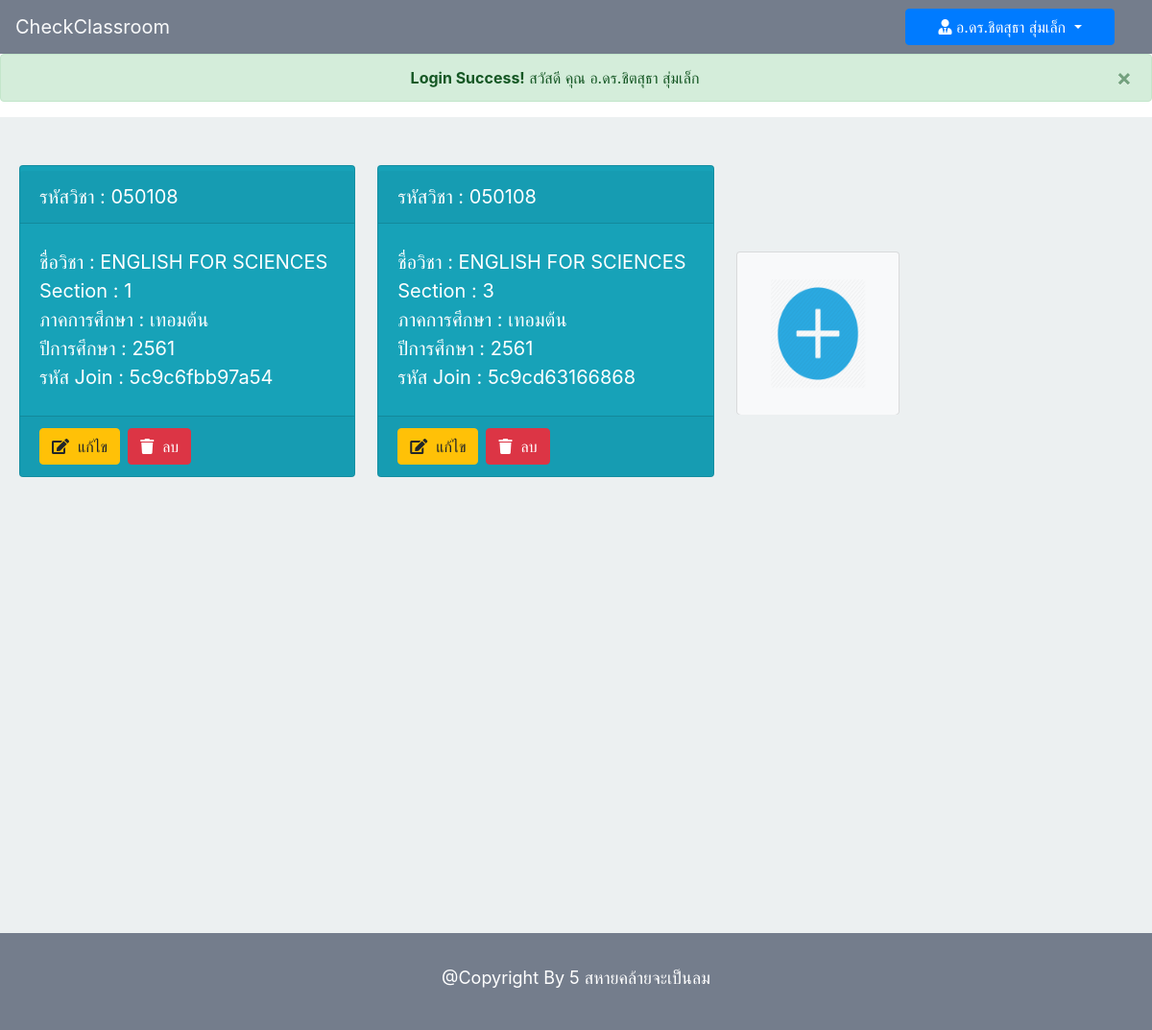
The page /admin/admin_home.php (signed in) on the database its author committed.
### tables this page shows
CREATE TABLE `classroom` (
  `id` int(10) NOT NULL,
  `c_id` varchar(10) NOT NULL,
  `c_name` varchar(255) NOT NULL,
  `c_password` varchar(14) NOT NULL,
  `c_year` varchar(20) NOT NULL,
  `c_term` int(1) NOT NULL,
  `c_sec` int(3) NOT NULL,
  `l_username` varchar(30) NOT NULL,
  `t_username` varchar(50) DEFAULT NULL
);

### admin/admin_home.php (the view, shortened to what this page needs)
<?php
	include '../connect.php';
	$stmt = $pdo->prepare("SELECT * FROM teacher WHERE l_username = ?");
	$stmt->bindParam(1,$_SESSION["username"]);
	$stmt->execute();
	while ($row=$stmt->fetch()) {
	 	$rowUser["l_username"] = $row["l_username"];
	 	$rowName["l_name"] = $row["l_name"];
	 }
	$stmt2=$pdo->prepare("SELECT * FROM classroom  WHERE l_username = ? ");
	$stmt2->bindParam(1,$rowUser['l_username']);
	$stmt2->execute();
	if (!empty($_SESSION['username']) && $_SESSION['permission'] == 1 || $_SESSION['permission'] == 2) { ?>
<!DOCTYPE html>
<html>
<head>
	<link rel="stylesheet" href="https://maxcdn.bootstrapcdn.com/bootstrap/4.0.0/css/bootstrap.min.css">
	<link rel="stylesheet" href="https://use.fontawesome.com/releases/v5.7.2/css/all.css">
	<link rel="stylesheet" type="text/css" href="../style.css">
</head>
<body>
	<?php if ($_SESSION['permission'] == 1) { ?>
	<nav class="navbar sticky-top navbar-light navbar-expand-lg" style="background-color: #747d8c;">
 		<a class="navbar-brand text-light" href="admin_home.php">CheckClassroom</a>
		  <div class="collapse navbar-collapse" id="navbarSupportedContent" >
		    <div class="form-inline my-2 my-lg-0 mr-sm-2  col-3">
		    	<a href="" class="btn btn-primary  dropdown-toggle col-12" data-toggle="dropdown" aria-haspopup="true" aria-expanded="false"> <i class="fas fa-user-tie"></i> <?= $rowName["l_name"] ?> </a>
		    </div>
		  </div>
	</nav>
	<?php } ?>
	<?php
		if (!empty($_COOKIE["login_success"])){ ?>
			<div class="alert alert-success alert-dismissible fade show" role="alert" id="login_success">
				<center>
					<strong>Login Success!</strong> สวัสดี คุณ <?php if ($_SESSION['permission']==1) { ?>
						<?=$rowName['l_name'] ?>
					<?php } elseif ($_SESSION['permission'] == 2) { ?>
						<?=$rowName1['t_name'] ?>
					<?php } ?>
				</center>
				<button type="button" class="close" data-dismiss="alert" aria-label="Close">
					<span aria-hidden="true">&times;</span>
				</button>
			</div>
	<?php } ?>
	<div style="padding-top: 50px;padding-bottom: 50px;min-height: 850px;background-color: #ecf0f1;">
		<div class="form-inline d-flex " style="margin-left: 20px;">
			<?php if ($_SESSION['permission'] == 1) { ?>
				<?php while ($row2=$stmt2->fetch()) {?>
				<div class="card-deck my-2 my-lg-0 mr-sm-2 mb-4">
				<div class="card  bg-info zoomclass mb-4">
					<a id="detail_class.php?id=<?=$row2['id']?>" href="detail_class.php?id=<?=$row2['id']?>&c_id=<?=$row2['c_id']?>&c_sec=<?=$row2['c_sec']?>">
						<div class="card-header" style=" margin-top: 5px;">
							<p class="card-text text-white" style="font-size: 20px;"> รหัสวิชา : <?=$row2['c_id']?> </p>
						</div>
						<div class="card-body" style="margin-top: 5px;">
							<div class="from-group mr-sm-2">
								<p class="card-text text-white" style="font-size: 20px;"> ชื่อวิชา : <?=$row2['c_name']?> </p>
							</div>
							<div class="from-group mr-sm-2">
								<p class="card-text text-white" style="font-size: 20px;"> Section : <?=$row2['c_sec']?> </p>
							</div>
							<div class="from-group mr-sm-2">
							<?php if ($row2['c_term'] == 1) { ?>
								<p class="card-text text-white" style="font-size: 20px;"> ภาคการศึกษา : เทอมต้น </p>
							<?php } elseif ($row2['c_term'] == 2) { ?>
								<p class="card-text text-white" style="font-size: 20px;"> ภาคการศึกษา : เทอมปลาย </p>
							<?php } elseif ($row2['c_term'] == 3) { ?>
								<p class="card-text text-white" style="font-size: 20px;"> ภาคการศึกษา : ภาคฤดูร้อน </p>
							<?php } ?>
							</div>
							<div class="from-group mr-sm-2">
								<p class="card-text text-white" style="font-size: 20px;"> ปีการศึกษา : <?=$row2['c_year']?> </p>
							</div>
							<div class="from-group mr-sm-2">
								<p class="card-text text-white" style="font-size: 20px;"> รหัส Join : <?=$row2['c_password']?> </p>
							</div>
						</div>
					</a>
						<div class="card-footer" style="margin-top: 5px;">
							<div class="form-inline" style="text-align: left;">
								<button id="edit_class_button<?=$row2['id']?>" data-target="#edit_class?id=<?=$row2['id']?>" data-toggle="modal" class="btn btn-warning mr-sm-2"><i class="fas fa-edit"></i>&nbsp; แก้ไข </button>
								<button id="delete_class_button<?=$row2['id']?>" data-target="#delete_class?id=<?=$row2['id']?>" data-toggle="modal" class="btn btn-danger mr-sm-2"><i class="fas fa-trash"></i>&nbsp; ลบ </button>
							</div>
						</div>
				</div>
			</div>
			<?php } ?>
			<?php } ?>
			<div class="card-deck my-2 my-lg-0 mr-sm-2">
				<div class="card bg-light zoom">
					<button id="create_class_button" data-target="#create_class" data-toggle="modal" class="btn btn-light">
						<div class="card-body">
							 <img src="../icon/plus.png" style="width: 100px; height: 115px;">
						</div>
					</button>
				</div>
			</div>
		</div>
	</div>
	<footer style="background-color: #747d8c; padding: 24px;">
		<div style="text-align: center;">
			<label style="font-size: 18px; color: white; padding: 9px;">@Copyright By 5 สหายคล้ายจะเป็นลม</label>
		</div>
	</footer>
</body>
</html>
	<?php } else {
		setcookie('wrong_login',1,time()+10,'/');
		echo "<script type='text/javascript'> window.location.href = '../index.php';</script>";
	} ?>

### admin/admin_home.php (style rules this page uses)
.zoom { width: 170px; height: 170px; transition: transform .2s; }
.zoomclass { max-width: 700px; max-height: 700px; transition: transform .2s; }

### rows shown on the page
classroom: c "050108", c_name "ENGLISH FOR SCIENCES", c_sec "1", c_term "ภาคการศึกษา : เทอมต้น", c_year "2561", c_password "5c9c6fbb97a54"
classroom: c "050108", c_name "ENGLISH FOR SCIENCES", c_sec "3", c_term "ภาคการศึกษา : เทอมต้น", c_year "2561", c_password "5c9cd63166868"

### other values the page prints
$rowName["l_name"] "อ.ดร.ชิตสุธา สุ่มเล็ก"
$rowName['l_name'] "อ.ดร.ชิตสุธา สุ่มเล็ก"
